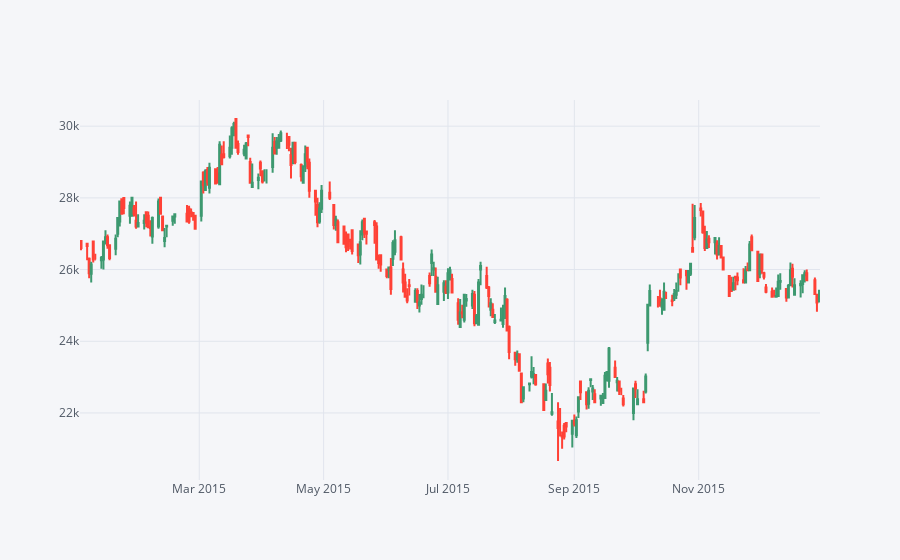

The notebook cell this image was saved under:
### Markdown cell above
** Use .iplot(kind='candle) to create a candle plot of Samsung's stock from Jan 1st 2015 to Jan 1st 2016.**

### Code cell
SAM[['Open', 'High', 'Low', 'Close']].loc['2015-01-01':'2016-01-01'].iplot(kind='candle')

### Figure 1 — Plotly figure (JSON) as saved in the notebook; plotly's stock layout.template omitted (floating-point values rounded to 4 significant figures; data arrays with more than 128 entries replaced by an {"elided": "..."} marker saying what was removed)
{"data": [{"close": {"elided": "248 int values"}, "high": {"elided": "248 str values"}, "low": {"elided": "248 str values"}, "open": {"elided": "248 str values"}, "showlegend": false, "type": "candlestick", "x": {"elided": "248 str values"}, "yaxis": "y2"}], "layout": {"legend": {"bgcolor": "#F5F6F9", "font": {"color": "#4D5663"}}, "paper_bgcolor": "#F5F6F9", "plot_bgcolor": "#F5F6F9", "title": {"font": {"color": "#4D5663"}}, "xaxis": {"gridcolor": "#E1E5ED", "rangeslider": {"visible": false}, "showgrid": true, "tickfont": {"color": "#4D5663"}, "title": {"font": {"color": "#4D5663"}, "text": ""}, "zerolinecolor": "#E1E5ED"}, "yaxis": {"gridcolor": "#E1E5ED", "showgrid": true, "showticklabels": false, "tickfont": {"color": "#4D5663"}, "title": {"font": {"color": "#4D5663"}, "text": ""}, "zerolinecolor": "#E1E5ED"}, "yaxis2": {"gridcolor": "#E1E5ED", "showgrid": true, "tickfont": {"color": "#4D5663"}, "title": {"font": {"color": "#4D5663"}, "text": ""}, "zerolinecolor": "#E1E5ED"}}}
